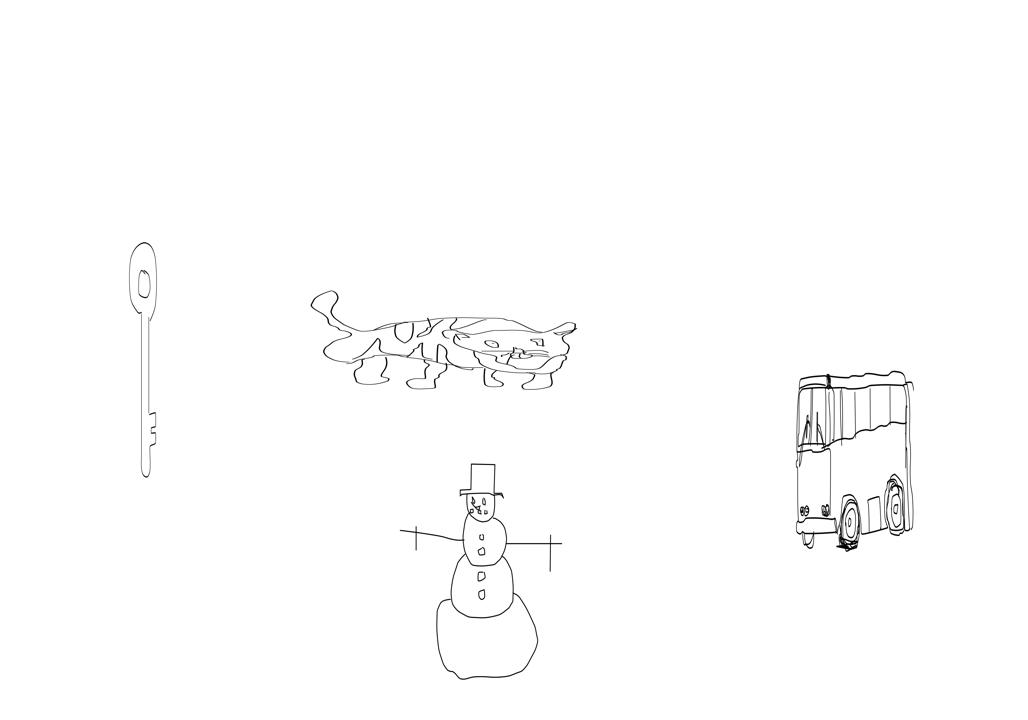
#> input picture combined_135.jpg, 1028 x 720 px
$ python -i '전처리_최종.py'   (imports and definitions only)
#> lines starting #> are read from the running program, lines starting #| are printed output that depends on the picture; after the words box and inside, x2 and y2 are one past the last pixel; in counts of white or black regions, pixels touching at a corner belong together
import cv2
import numpy as np
import os
from PIL import Image


def get_average_line_thickness(binary_image):
    #이미지의 평균 선 굵기 측정
    edges = cv2.Canny(binary_image, 50, 150)  # Canny 엣지 검출
    kernel = np.ones((3, 3), np.uint8)
    dilated_edges = cv2.dilate(edges, kernel, iterations=1)

    contours, _ = cv2.findContours(dilated_edges, cv2.RETR_EXTERNAL, cv2.CHAIN_APPROX_SIMPLE)
    thickness_list = []

    for cnt in contours:
        x, y, w, h = cv2.boundingRect(cnt)
        thickness_list.append(min(w, h))  # 가로/세로 중 짧은 길이를 선 굵기로 가정

    if thickness_list:
        return int(np.mean(thickness_list))  # 평균 선 굵기 반환
    return 1  # 기본값 1px

def remove_salt_and_pepper_noise(image, kernel_size=3, iterations=6):
    # 미디언 필터를 여러 번 적용하여 Salt-and-Pepper 노이즈 제거
    denoised_image = image
    for _ in range(iterations):
        denoised_image = cv2.medianBlur(denoised_image, kernel_size)
    return denoised_image

def adjust_contrast(image, alpha=0.6, beta=0):
    # alpha: 대비, beta: 밝기
    adjusted = cv2.convertScaleAbs(image, alpha=alpha, beta=beta)
    return adjusted


'''전처리이미지 출력함수'''
def preprocess_sketch(image_path, output_path, target_thickness=5):
#> called with image_path = 'combined_135.jpg', output_path = 'out.png', target_thickness = 5
    if not os.path.exists(image_path):
        print("파일이 존재하지 않습니다. 경로를 확인하세요.")
        return

    # 이미지 읽기 (한글 경로 지원)
    stream = open(image_path, "rb")
    bytes_data = bytearray(stream.read())
    np_array = np.asarray(bytes_data, dtype=np.uint8)
    image = cv2.imdecode(np_array, cv2.IMREAD_COLOR)
#> image is the input picture: shape (720, 1028, 3); min 0, max 255, mean 253

    if image is None:
        print("이미지를 불러오지 못했습니다.")
        return

    # === 이미지 크기 조정 (640px, 비율 유지) ===
    height, width = image.shape[:2]
#> height = 720; width = 1028
    new_size = 640

    if width > height:
        new_width = new_size
        new_height = int((new_width / width) * height)
#> new_height = 448
    else:
        new_height = new_size
        new_width = int((new_height / height) * width)

    resized = cv2.resize(image, (new_width, new_height), interpolation=cv2.INTER_AREA)

    # === 흑백 변환 ===
    gray = cv2.cvtColor(resized, cv2.COLOR_BGR2GRAY)

    # === 노이즈 제거 ===
    gray = remove_salt_and_pepper_noise(gray)  # Salt-and-Pepper 노이즈 제거

    # === 명암 대비 조정 ===
    gray = adjust_contrast(gray)  # 명암 대비 조정
#> in adjust_contrast, `adjusted = cv2.convertScaleAbs(image, alpha=alpha, beta=beta)`:
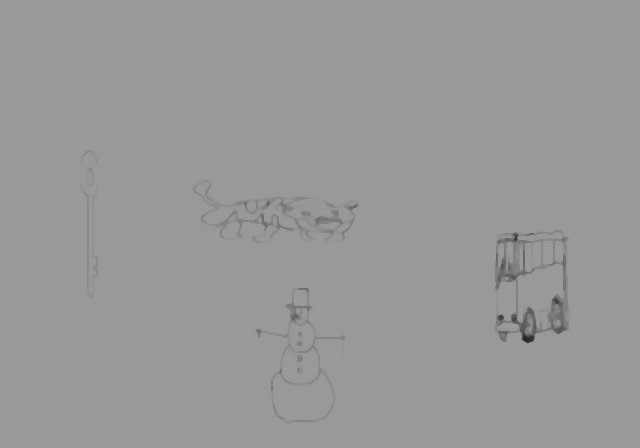
#> adjusted: shape (448, 640); min 37, max 153, mean 152.3

    # === 블러 처리리 ===
    blurred = cv2.GaussianBlur(gray, (5, 5), 0)

    # === 적응형 이진화 ===
    binary = cv2.adaptiveThreshold(blurred, 255, cv2.ADAPTIVE_THRESH_MEAN_C, cv2.THRESH_BINARY, 11, 2)
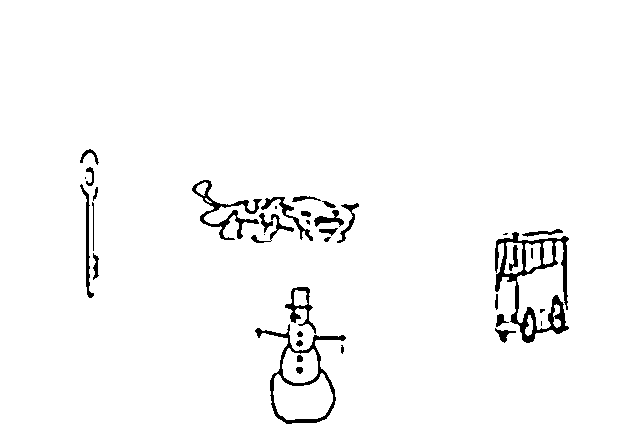
#> binary: shape (448, 640); 97.4% white; 38 black regions (7 under 20 px), largest, box (x1, y1, x2, y2) and area: (495, 232, 569, 343) 2237, (255, 324, 346, 424) 1240, (192, 180, 262, 240) 868

    # === 노이즈 제거2 (Morphological Operations) ===
    kernel = np.ones((1, 3), np.uint8)
    binary = cv2.morphologyEx(binary, cv2.MORPH_CLOSE, kernel, iterations=1)
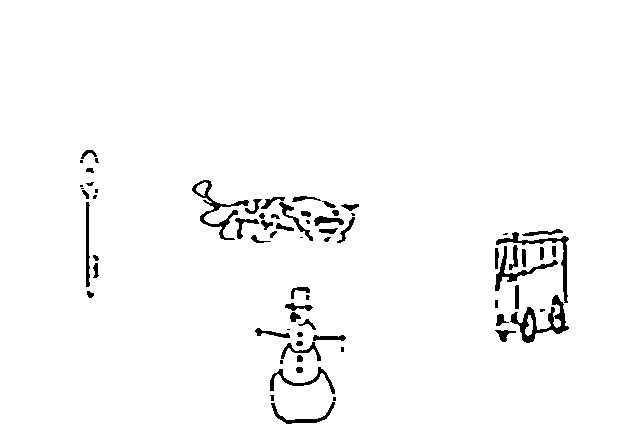
#> binary: shape (448, 640); 97.5% white; 71 black regions (17 under 20 px), largest, box (x1, y1, x2, y2) and area: (510, 295, 569, 343) 820, (192, 180, 249, 240) 607, (496, 232, 569, 303) 552

    kernel = np.ones((3, 1), np.uint8)
    binary = cv2.morphologyEx(binary, cv2.MORPH_CLOSE, kernel, iterations=1)
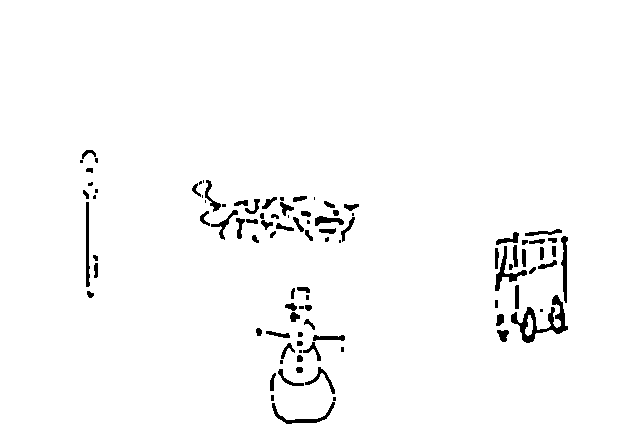
#> binary: shape (448, 640); 97.7% white; 97 black regions (25 under 20 px), largest, box (x1, y1, x2, y2) and area: (511, 295, 568, 343) 810, (495, 246, 527, 291) 327, (272, 402, 335, 424) 291

    # === 현재 선 굵기 측정 ===
    current_thickness = get_average_line_thickness(binary)
#> in get_average_line_thickness, `edges = cv2.Canny(binary_image, 50, 150)`:
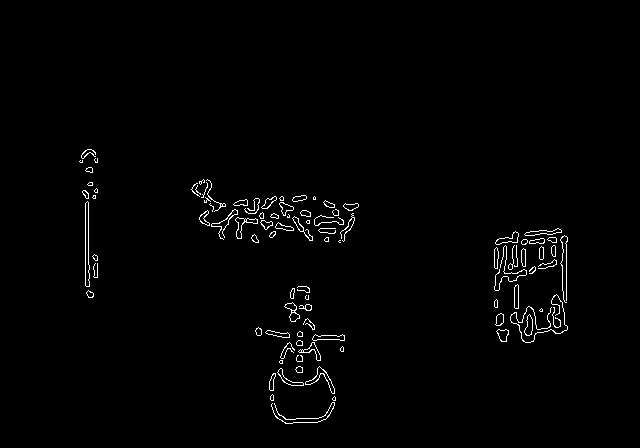
#> edges: shape (448, 640); 1.3% white in thin lines or dots, all inside (x1, y1, x2, y2) = (79, 149, 568, 424)
#> in get_average_line_thickness, `dilated_edges = cv2.dilate(edges, kernel, iterations=1)`:
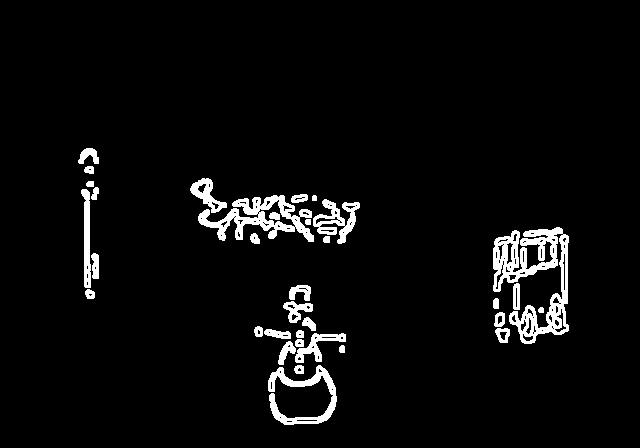
#> dilated_edges: shape (448, 640); 4.4% white; 34 white regions
#> in get_average_line_thickness, `contours, _ = cv2.findContours(dilated_edges, cv2.RETR_EXTERNAL, cv2.C..`: contours = 33 contours, 1 with area under 20; largest, box (x1, y1, x2, y2) and area: (493, 227, 569, 344) 3884, (198, 195, 314, 242) 2306, (268, 365, 337, 425) 1192, (313, 199, 360, 244) 850, (81, 189, 91, 288) 520
#> the loop in get_average_line_thickness, `for cnt in contours:` made 33 passes
#> (x, y, w, h) on passes 1 to 12: (268, 365, 69, 60), (294, 365, 10, 9), (339, 345, 6, 8), (278, 341, 18, 24), (295, 339, 9, 8), (295, 333, 51, 30), (296, 330, 8, 8), (264, 329, 27, 10), (495, 328, 15, 15), (254, 326, 9, 11), (302, 317, 14, 14), (494, 312, 11, 15)
#> after the loop in get_average_line_thickness, `for cnt in contours:`: thickness_list = 33 values, max 76 at index 21, min 5 at index 24, mean 17
#> current_thickness = 17
    thickness_ratio = target_thickness / max(current_thickness, 1)  # 0으로 나누는 것 방지
#> thickness_ratio = 0.294

    if thickness_ratio > 1:
        # 선이 너무 얇으면 팽창
        kernel_dilate = np.ones((7, 7), np.uint8)
        binary = cv2.dilate(binary, kernel_dilate, iterations=2)  # 팽창 횟수 증가
    elif thickness_ratio < 1:
        # 선이 너무 두꺼우면 침식
        kernel_erode = np.ones((3, 3), np.uint8)
        binary = cv2.erode(binary, kernel_erode, iterations=1)
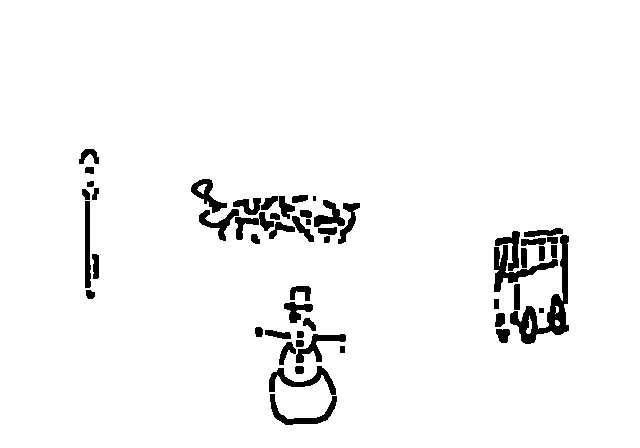
#> binary: shape (448, 640); 96% white; 53 black regions (1 under 20 px), largest, box (x1, y1, x2, y2) and area: (510, 235, 569, 344) 1666, (494, 245, 558, 292) 837, (269, 366, 336, 395) 623

    # === RGB 변환 ===
    binary_rgb = cv2.cvtColor(binary, cv2.COLOR_GRAY2RGB)

    # === 저장 ===
    result = Image.fromarray(binary_rgb)
    result.save(output_path)
    print(f"Processed image saved at: {output_path}")


'''이미지 출력코드입니다
preprocess_sketch(r"input이미지.jpg", r"output이미지.jpg")
'''

>>> result = preprocess_sketch('combined_135.jpg', 'out.png')

$ run again, on combined_299.jpg
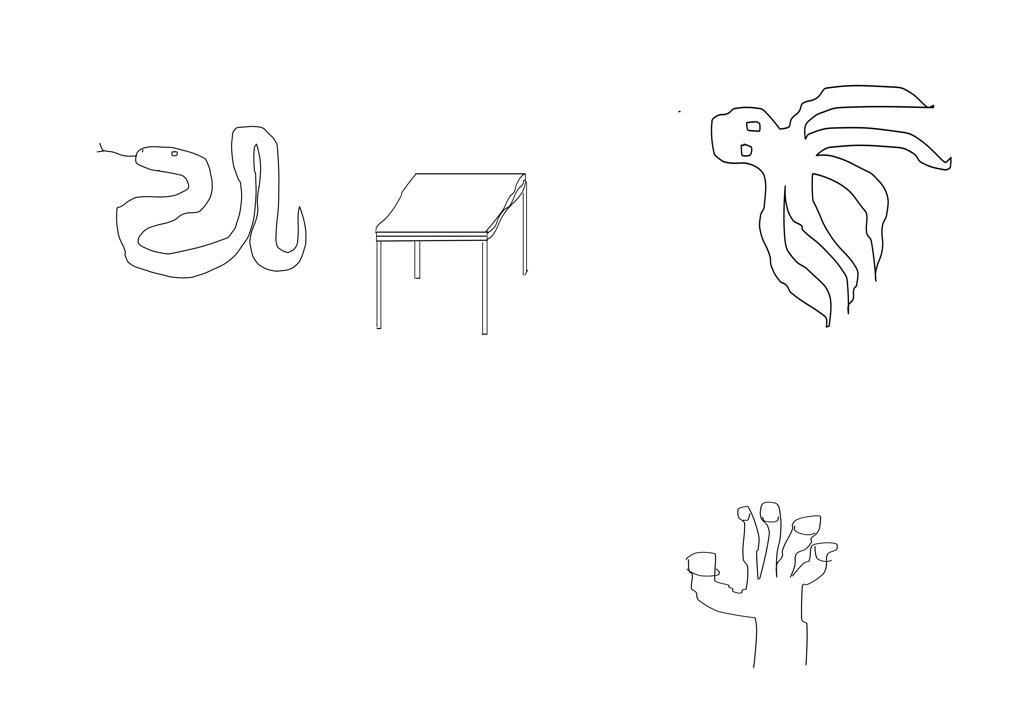
#> input picture combined_299.jpg, 1028 x 720 px
#> in preprocess_sketch, image is the input picture: shape (720, 1028, 3); min 0, max 255, mean 252.7
#> edges: shape (448, 640); 1.9% white in thin lines or dots, all inside (x1, y1, x2, y2) = (60, 50, 593, 413)
#> in get_average_line_thickness, `dilated_edges = cv2.dilate(edges, kernel, iterations=1)`:
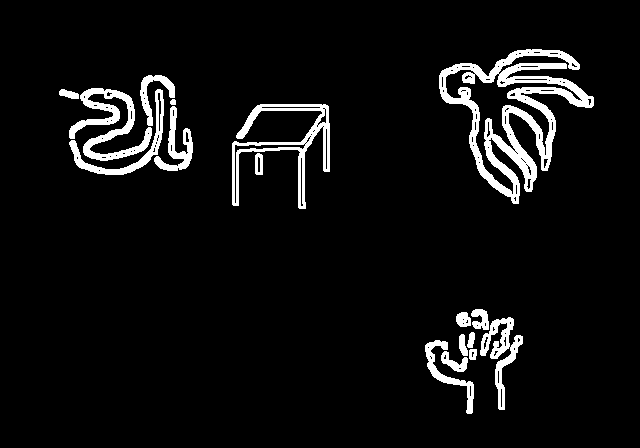
#> dilated_edges: shape (448, 640); 6.1% white; 17 white regions
#> contours = 17 contours; largest, box (x1, y1, x2, y2) and area: (439, 49, 594, 204) 9987, (232, 104, 330, 209) 2529, (69, 88, 152, 161) 1822, (480, 317, 523, 410) 1137, (69, 89, 164, 175) 1038
#> the loop in get_average_line_thickness, `for cnt in contours:` made 17 passes
#> (x, y, w, h) on passes 1 to 8: (441, 351, 27, 21), (469, 349, 8, 11), (425, 340, 49, 74), (459, 334, 9, 22), (467, 332, 8, 16), (480, 317, 43, 93), (456, 312, 15, 15), (471, 309, 18, 21)
#> after the loop in get_average_line_thickness, `for cnt in contours:`: thickness_list = [21, 8, 49, 9, 8, 43, 15, 18, 8, 39, 98, 6, 86, 10, 73, 35, 155]
#> current_thickness = 40
#> thickness_ratio = 0.125
#> in preprocess_sketch, `binary = cv2.erode(binary, kernel_erode, iterations=1)`:
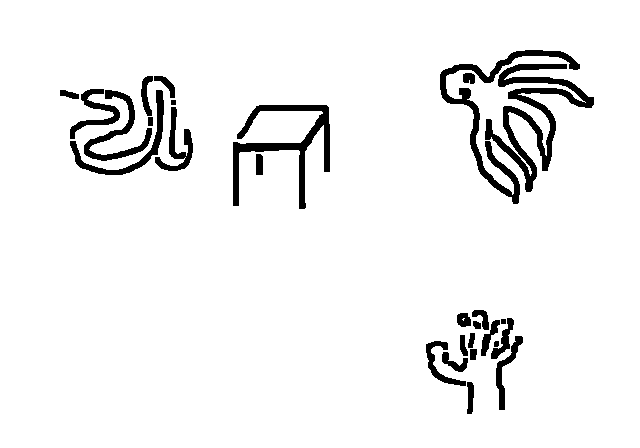
#> binary: shape (448, 640); 94.5% white; 28 black regions, largest, box (x1, y1, x2, y2) and area: (485, 64, 594, 192) 3600, (440, 50, 580, 204) 2530, (233, 105, 330, 209) 2510

$ run again, on combined_677.jpg
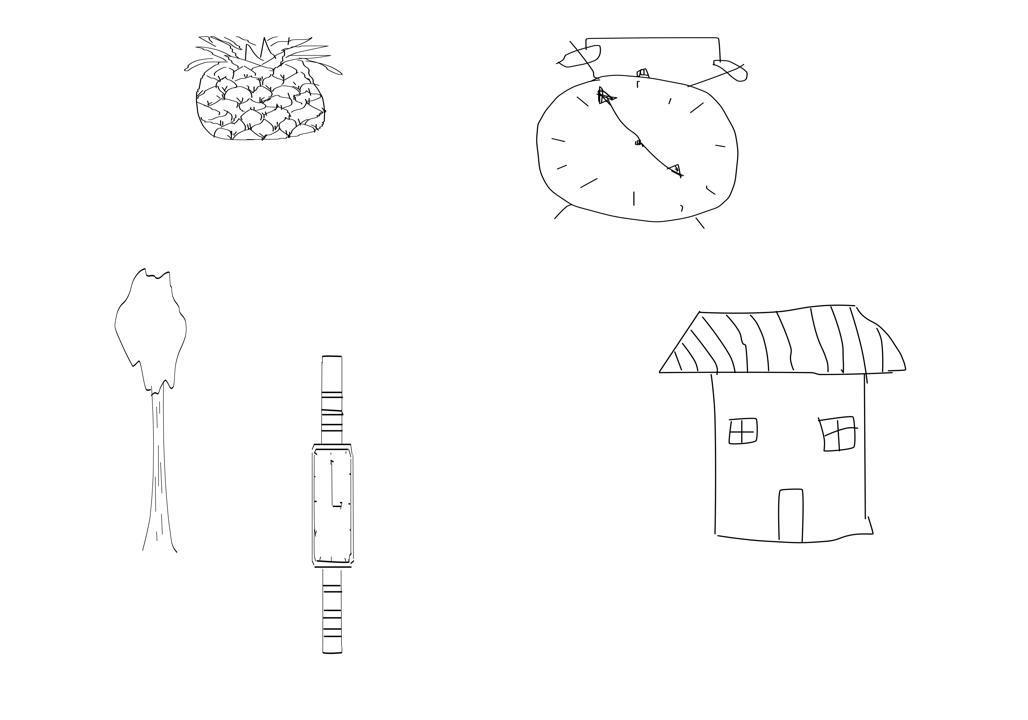
#> input picture combined_677.jpg, 1028 x 720 px
#> in preprocess_sketch, image is the input picture: shape (720, 1028, 3); min 0, max 255, mean 252.2
#> edges: shape (448, 640); 2% white in thin lines or dots, all inside (x1, y1, x2, y2) = (69, 21, 565, 408)
#> in get_average_line_thickness, `dilated_edges = cv2.dilate(edges, kernel, iterations=1)`:
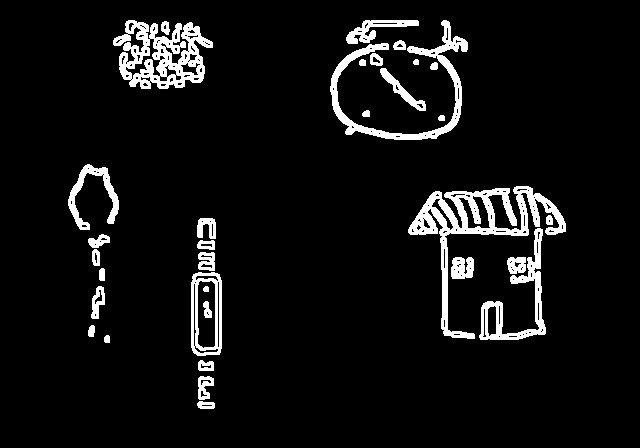
#> dilated_edges: shape (448, 640); 6.7% white; 33 white regions
#> contours = 31 contours; largest, box (x1, y1, x2, y2) and area: (408, 186, 566, 339) 4890, (113, 20, 213, 89) 4066, (330, 20, 468, 140) 2444, (191, 272, 222, 356) 2402, (479, 228, 546, 340) 1841
#> the loop in get_average_line_thickness, `for cnt in contours:` made 31 passes
#> (x, y, w, h) on passes 1 to 8: (197, 401, 18, 8), (198, 376, 16, 24), (198, 360, 16, 11), (104, 335, 6, 8), (88, 325, 7, 12), (91, 286, 14, 33), (191, 272, 31, 84), (99, 268, 6, 13)
#> after the loop in get_average_line_thickness, `for cnt in contours:`: thickness_list = 31 values, max 153 at index 17, min 6 at index 3, mean 26
#> current_thickness = 26
#> thickness_ratio = 0.192
#> in preprocess_sketch, `binary = cv2.erode(binary, kernel_erode, iterations=1)`:
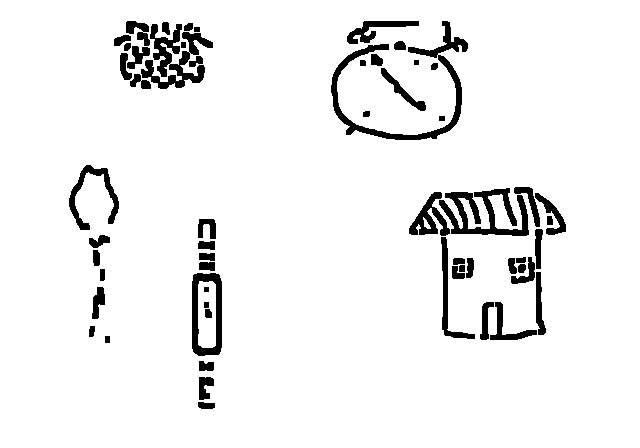
#> binary: shape (448, 640); 93.9% white; 58 black regions, largest, box (x1, y1, x2, y2) and area: (331, 21, 468, 140) 2419, (439, 188, 529, 236) 1956, (141, 24, 213, 89) 1923
